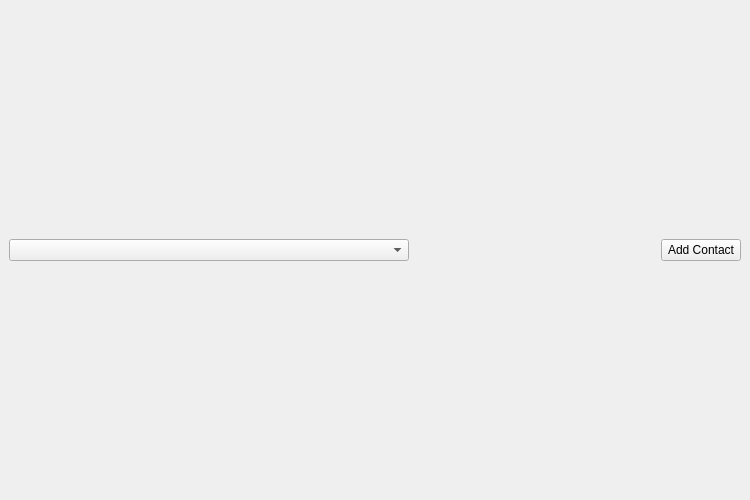
<?xml version="1.0" encoding="UTF-8"?>
<ui version="4.0">
 <class>contactsScreen</class>
 <widget class="QMainWindow" name="contactsScreen">
  <property name="geometry">
   <rect>
    <x>0</x>
    <y>0</y>
    <width>750</width>
    <height>500</height>
   </rect>
  </property>
  <property name="windowTitle">
   <string>MainWindow</string>
  </property>
  <widget class="QWidget" name="centralwidget">
   <layout class="QVBoxLayout" name="verticalLayout_2">
    <item>
     <layout class="QVBoxLayout" name="verticalLayout">
      <item>
       <layout class="QHBoxLayout" name="horizontalLayout">
        <property name="topMargin">
         <number>0</number>
        </property>
        <item>
         <widget class="QComboBox" name="comboBoxUsers">
          <property name="minimumSize">
           <size>
            <width>400</width>
            <height>0</height>
           </size>
          </property>
         </widget>
        </item>
        <item>
         <spacer name="horizontalSpacer">
          <property name="orientation">
           <enum>Qt::Horizontal</enum>
          </property>
          <property name="sizeHint" stdset="0">
           <size>
            <width>40</width>
            <height>20</height>
           </size>
          </property>
         </spacer>
        </item>
        <item>
         <widget class="QPushButton" name="buttonAddContact">
          <property name="text">
           <string>Add Contact</string>
          </property>
         </widget>
        </item>
       </layout>
      </item>
      <item>
       <layout class="QHBoxLayout" name="horizontalLayout_2"/>
      </item>
     </layout>
    </item>
   </layout>
  </widget>
 </widget>
 <resources/>
 <connections/>
</ui>
